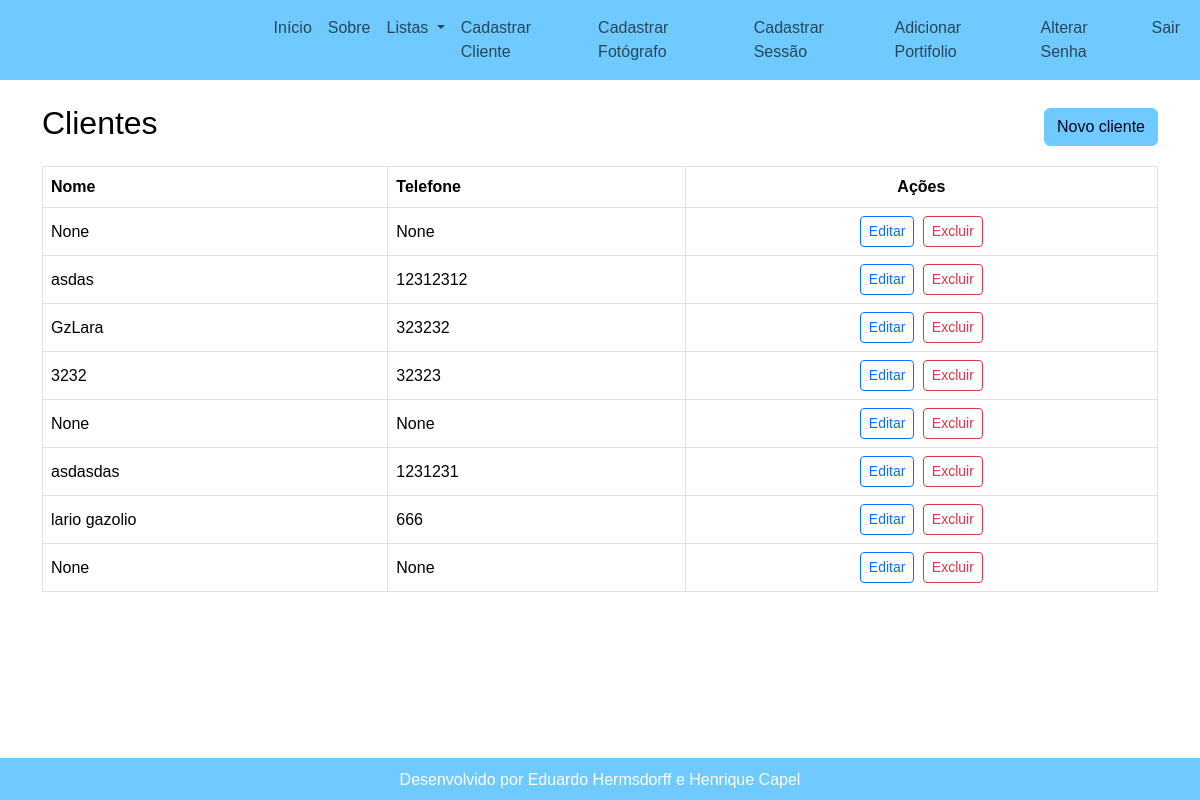
Page /listar/clientes/ (signed in) on the committed database.
### paginas/models.py (models this page shows, shortened)
class Cliente(models.Model):
    nome = models.CharField(max_length=100, null=True)
    telefone = models.CharField(max_length=20, null=True)
    user = models.ForeignKey(User, on_delete=models.CASCADE)

### paginas/views.py (the view)
# urls.py: path("listar/clientes/", ClienteList.as_view(), name="listar-clientes"),
class ClienteList(LoginRequiredMixin, ListView):
    model = Cliente
    template_name = "paginas/cliente_list.html"
    context_object_name = "objetos"
    def get_queryset(self):
        if self.request.user.is_superuser or self.request.user.is_staff:
            return Cliente.objects.all()
        return Cliente.objects.filter(user=self.request.user)

### paginas/templates/paginas/cliente_list.html
{% extends "paginas/bootstrap.html" %}
{% block conteudo %}
<div class="d-flex justify-content-between align-items-center mb-3">
    <h2>Clientes</h2>
    <a href="{% url 'cadastrar-cliente' %}" class="btn btn-6fcaff">Novo cliente</a>
</div>
<div class="table-responsive">
    <table class="table table-bordered table-hover align-middle">
        <thead class="bg-6fcaff text-dark">
            <tr>
                <th>Nome</th>
                <th>Telefone</th>
                <th class="text-center">Ações</th>
            </tr>
        </thead>
        <tbody>
            {% for obj in objetos %}
            <tr>
                <td>{{ obj.nome }}</td>
                <td>{{ obj.telefone }}</td>
                <td class="text-center">
                    <a href="{% url 'editar-cliente' obj.pk %}" class="btn btn-sm btn-outline-primary me-1">Editar</a>
                    <a href="{% url 'excluir-cliente' obj.pk %}" class="btn btn-sm btn-outline-danger">Excluir</a>
                </td>
            </tr>
            {% empty %}
            <tr>
                <td colspan="3" class="text-center alert alert-6fcaff">Nenhum registro</td>
            </tr>
            {% endfor %}
        </tbody>
    </table>
</div>
{% endblock %}

### paginas/templates/paginas/bootstrap.html (shortened to what this page needs)
{% load static %}
<!DOCTYPE html>
<html lang="pt-BR">
<head>
    <link href="https://cdn.jsdelivr.net/npm/bootstrap@5.3.8/dist/css/bootstrap.min.css" rel="stylesheet">
    <link rel="stylesheet" href="{% static 'css/estilo.css' %}">
</head>
<body>
                <nav class="navbar navbar-expand-lg bg-6fcaff navbar-6fcaff mb-4">
                    <div class="container-fluid">
                        <a class="navbar-brand text-6fcaff" href="{% url 'inicio' %}">Hermsdorff & Capel Studio</a>
                        <div class="collapse navbar-collapse" id="navbarNavDropdown">
                            <ul class="navbar-nav me-auto mb-2 mb-lg-0">
                                <li class="nav-item">
                                    <a class="nav-link" href="{% url 'inicio' %}">Início</a>
                                </li>
                                <li class="nav-item">
                                    <a class="nav-link" href="{% url 'sobre' %}">Sobre</a>
                                </li>
                                {% if request.user.is_authenticated %}
                                <li class="nav-item dropdown">
                                    <a class="nav-link dropdown-toggle" href="#" id="navbarDropdown" role="button" data-bs-toggle="dropdown" aria-expanded="false">
                                        Listas
                                    </a>
                                </li>
                                <li class="nav-item">
                                    <a class="nav-link" href="{% url 'cadastrar-cliente' %}">Cadastrar Cliente</a>
                                </li>
                                <li class="nav-item">
                                    <a class="nav-link" href="{% url 'cadastrar-fotografo' %}">Cadastrar Fotógrafo</a>
                                </li>
                                <li class="nav-item">
                                    <a class="nav-link" href="{% url 'cadastrar-sessao' %}">Cadastrar Sessão</a>
                                </li>
                                <li class="nav-item">
                                    <a class="nav-link" href="{% url 'cadastrar-portfolio' %}">Adicionar Portifolio</a>
                                </li>
                                {% endif %}
                            </ul>
                            <ul class="navbar-nav mb-2 mb-lg-0">
                                {% if request.user.is_authenticated %}
                                    <li class="nav-item">
                                        <a class="nav-link" href="{% url 'alterar-senha' %}">Alterar Senha</a>
                                    </li>
                                    <li class="nav-item">
                                        <a class="nav-link" href="{% url 'logout' %}">Sair</a>
                                    </li>
                                {% endif %}
                            </ul>
                        </div>
                    </div>
                </nav>
        <div class="container" style="min-height: 80vh;">
            {% block conteudo %}{% endblock %}
        </div>
        <footer class="footer bg-6fcaff text-center text-white py-2 fixed-bottom border-top-6fcaff">
            <div class="container">
                Desenvolvido por Eduardo Hermsdorff e Henrique Capel
            </div>
        </footer>
</body>
</html>

### static/css/estilo.css (style rules this page uses)
.bg-6fcaff { background-color: #6fcaff !important; }
.text-6fcaff { color: #6fcaff !important; }
.btn-6fcaff { background-color: #6fcaff !important; color: #02001f !important; border: 1px solid #6fcaff !important; }
.border-top-6fcaff { border-top: 2px solid #6fcaff !important; }
body { background-color: white; font-family: Arial, sans-serif; color: black; }

### rows in the picture
Cliente: nome "None", telefone "None"
Cliente: nome "asdas", telefone "12312312"
Cliente: nome "GzLara", telefone "323232"
Cliente: nome "3232", telefone "32323"
Cliente: nome "None", telefone "None"
Cliente: nome "asdasdas", telefone "1231231"
Cliente: nome "lario gazolio", telefone "666"
Cliente: nome "None", telefone "None"
